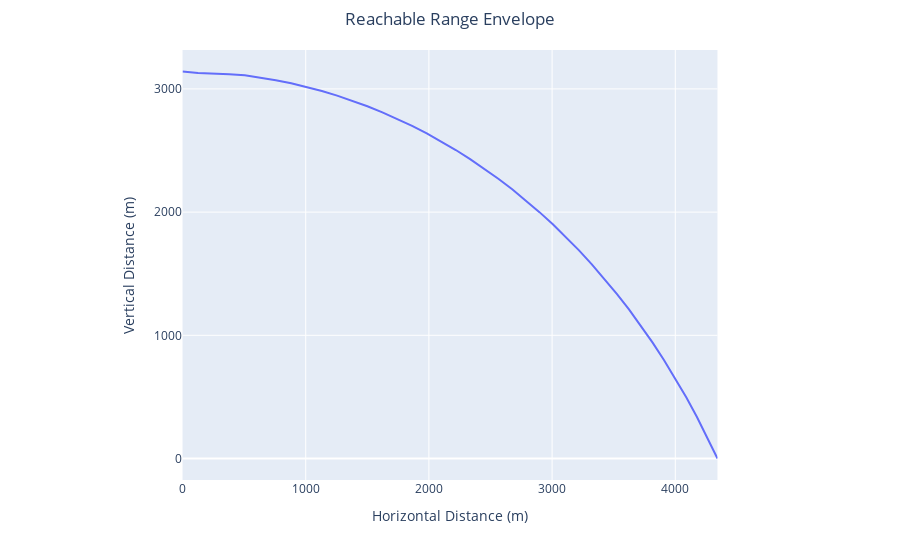

Notebook cell for this chart:
### Markdown cell above
# Find Reachable Range Envelope
For slant angles from 0-90°.

### Code cell
# Calculate the max range for a variety of slant angles to map the envelope.
slant_angles_deg = np.linspace(0, 90, 40)
envelope_points = []
shot = create_shot()
for slant_angle_deg in tqdm(slant_angles_deg, desc="Slant angles"):
    shot.slant_angle = Angular.Degree(slant_angle_deg)
    try:
        max_dist, launch_angle = calc.find_max_range(shot)
        
        slant_angle_rad = shot.slant_angle >> Angular.Radian
        x = (max_dist >> Distance.Meter) * math.cos(slant_angle_rad)
        y = (max_dist >> Distance.Meter) * math.sin(slant_angle_rad)
        
        envelope_points.append({
            'slant_angle_deg': slant_angle_deg,
            'launch_angle_deg': launch_angle >> Angular.Degree,
            'max_dist_m': max_dist >> Distance.Meter,
            'x': x,
            'y': y
        })
    except Exception as e:
        print(f"Could not determine range for slant angle {slant_angle_deg:.1f}: {e}")

envelope_df = pd.DataFrame(envelope_points)
display(envelope_df.head())
display(envelope_df.tail())
# --- Visualize the envelope ---
fig = px.line(
    envelope_df.sort_values('slant_angle_deg'), 
    x='x', 
    y='y', 
    title='Reachable Range Envelope',
    labels={'x': 'Horizontal Distance (m)', 'y': 'Vertical Distance (m)'},
    hover_data=['slant_angle_deg', 'launch_angle_deg', 'max_dist_m']
)
fig.update_layout(
    yaxis=dict(scaleanchor="x", scaleratio=1, dtick=1000),
    xaxis=dict(constrain='domain'),
    title_x=0.5,
    margin=dict(t=50)
)
fig.show()

### Figure 1 — Plotly figure (JSON) as saved in the notebook; plotly's stock layout.template omitted (floating-point values rounded to 4 significant figures)
{"data": [{"customdata": [[0.0, 35.92, 4342.0], [2.308, 37.0, 4264.0], [4.615, 38.12, 4189.0], [6.923, 39.24, 4119.0], [9.231, 40.42, 4053.0], [11.54, 41.61, 3990.0], [13.85, 42.82, 3930.0], [16.15, 44.08, 3874.0], [18.46, 45.3, 3821.0], [20.77, 46.54, 3770.0], [23.08, 47.89, 3723.0], [25.38, 49.18, 3678.0], [27.69, 50.5, 3635.0], [30.0, 51.84, 3595.0], [32.31, 53.2, 3557.0], [34.62, 54.57, 3521.0], [36.92, 55.96, 3487.0], [39.23, 57.35, 3455.0], [41.54, 58.76, 3425.0], [43.85, 60.18, 3397.0], [46.15, 61.62, 3370.0], [48.46, 63.06, 3345.0], [50.77, 64.51, 3322.0], [53.08, 65.97, 3301.0], [55.38, 67.43, 3280.0], [57.69, 68.91, 3262.0], [60.0, 70.39, 3245.0], [62.31, 71.88, 3229.0], [64.62, 73.37, 3215.0], [66.92, 74.87, 3202.0], [69.23, 76.37, 3190.0], [71.54, 77.87, 3180.0], [73.85, 79.39, 3171.0], [76.15, 80.9, 3163.0], [78.46, 82.41, 3156.0], [80.77, 83.93, 3151.0], [83.08, 85.31, 3143.0], [85.38, 86.83, 3135.0], [87.69, 88.41, 3131.0], [90.0, 90.0, 3141.0]], "hovertemplate": "Horizontal Distance (m)=%{x}<br>Vertical Distance (m)=%{y}<br>slant_angle_deg=%{customdata[0]}<br>launch_angle_deg=%{customdata[1]}<br>max_dist_m=%{customdata[2]}<extra></extra>", "legendgroup": "", "line": {"color": "#636efa", "dash": "solid"}, "marker": {"symbol": "circle"}, "mode": "lines", "name": "", "orientation": "v", "showlegend": false, "type": "scatter", "x": [4342.0, 4260.0, 4176.0, 4089.0, 4000.0, 3909.0, 3816.0, 3721.0, 3624.0, 3525.0, 3425.0, 3322.0, 3219.0, 3113.0, 3006.0, 2897.0, 2787.0, 2676.0, 2563.0, 2450.0, 2335.0, 2218.0, 2101.0, 1983.0, 1864.0, 1743.0, 1622.0, 1501.0, 1378.0, 1255.0, 1131.0, 1007.0, 882.2, 756.9, 631.3, 505.4, 378.8, 252.3, 126.1, 1.924e-13], "xaxis": "x", "y": [0.0, 171.7, 337.1, 496.5, 650.1, 798.0, 940.6, 1078.0, 1210.0, 1337.0, 1459.0, 1577.0, 1689.0, 1797.0, 1901.0, 2000.0, 2095.0, 2185.0, 2271.0, 2353.0, 2430.0, 2504.0, 2573.0, 2639.0, 2700.0, 2757.0, 2810.0, 2859.0, 2904.0, 2946.0, 2983.0, 3016.0, 3046.0, 3071.0, 3093.0, 3110.0, 3120.0, 3125.0, 3129.0, 3141.0], "yaxis": "y"}], "layout": {"legend": {"tracegroupgap": 0}, "margin": {"t": 50}, "title": {"text": "Reachable Range Envelope", "x": 0.5}, "xaxis": {"anchor": "y", "constrain": "domain", "domain": [0, 1], "title": {"text": "Horizontal Distance (m)"}}, "yaxis": {"anchor": "x", "domain": [0, 1], "dtick": 1000, "scaleanchor": "x", "scaleratio": 1, "title": {"text": "Vertical Distance (m)"}}}}
